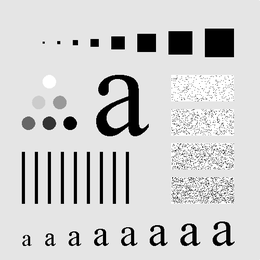
%> input picture 06_NR/images/test_pattern_blurring_orig.tif, 260 x 260 px, shrunk from 500 x 500 before the run
$ octave middle_filter.m   (GNU Octave 9; MATLAB toolbox functions it lacks are replaced by stand-ins)
%> lines starting %> are read from the running program, lines starting %| are printed output that depends on the picture
clc;close all;clear;

%% 读取原图
img = imread('../images/test_pattern_blurring_orig.tif');
%> img is the input picture: size 260x260 uint8; min 0, max 255, mean 207.3
[height, width] = size(img);
%> height = 260; width = 260
figure;subplot(221);imshow(img);title('original image');

%% 扩充四周图片
top_row = img(1,:); %获取第一行
%> top_row = 260 values from 229 to 241
button_row = img(height,:); %获取最后一行
%> button_row = 260 values, max 235 at index 260, min 228 at index 259, mean 229
expand_img = [top_row;img;button_row]; %先扩充两行
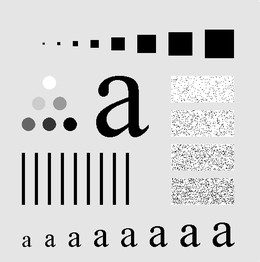
%> expand_img: size 262x260 uint8; min 0, max 255, mean 207.5
left_col = expand_img(:,1);
%> left_col = 262 values from 229 to 229
right_col = expand_img(:,width);
%> right_col = 262 values, max 241 at index 1, min 227 at index 3, mean 229.1
expand_img = [left_col expand_img right_col];
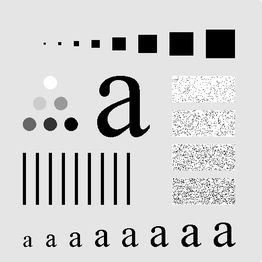
%> expand_img: size 262x262 uint8; min 0, max 255, mean 207.6
expand_img = uint8(expand_img);
subplot(222);imshow(expand_img);title('expand image');

%% 均值滤波
new_img = zeros(size(img));

% 这里的i,j相对原图在expand图中的位置
for i=2:height+1
    for j= 2:width+1
        %先获取3*3的元素
        img_roi = [expand_img(i-1,j-1) expand_img(i-1,j) expand_img(i-1,j+1) ...
                   expand_img(i,j-1) expand_img(i,j) expand_img(i,j+1) ...
                   expand_img(i+1,j-1) expand_img(i+1,j) expand_img(i+1,j+1)];
        order_list = sort(img_roi);
        new_img(i-1,j-1) = median(order_list);
    end
end
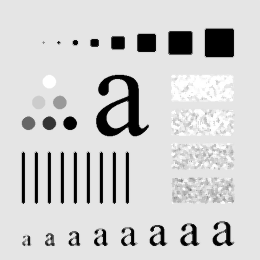
%> new_img: size 260x260 double; min 0, max 255, mean 208.1

new_img = uint8(new_img);
%> new_img: size 260x260 uint8
subplot(223);imshow(new_img);title('new image');
subplot(224);imshow(new_img-img);title('newImg-img');
%> after `imshow(new_img-img)`:
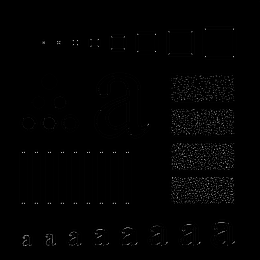
%> displayed picture: size 260x260, on the screen's scale of 0 to 255; min 0, max 194, mean 2.1
